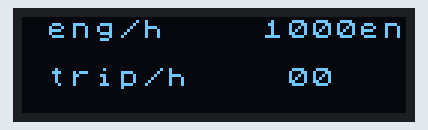
Bench run of a sketch on a simulated Arduino Uno, built with avr-gcc and run on an emulated ATmega328P. Shown: 128×32 one-colour display.

Above: at 0.63 s.

The sketch:

sketch_jul23a.ino
```cpp
#include <Wire.h>                // For TWI/I2C
#include <Adafruit_GFX.h>        // Some graphics functions
#include <Adafruit_SSD1306.h> // OLED driver
#include <U8x8lib.h>

char rawLine1[10];
char rawLine2[10];
int line1;
char line2[10];
char oldline1[10];
int engh = 1000;
int triph = 300;
int tmpC = 61;
int oilP = 21;

// U8x8 Contructor
U8X8_SSD1306_128X32_UNIVISION_SW_I2C u8x8(/* clock=*/ 8, /* data=*/ 9, /* reset=*/ U8X8_PIN_NONE);   // Adafruit Feather ESP8266/32u4 Boards + FeatherWing OLED

void setup(void)
{
  u8x8.begin();
  u8x8.setPowerSave(0);
  // Initialize I2C bus:
  Wire.begin(0x38);             // join i2c bus with address 38h
  Wire.onReceive(receiveEvent); // register event
}

void receiveEvent()
{
 engh++;
 triph++;
}

void loop() {

  u8x8.setFont(u8x8_font_chroma48medium8_r);
  u8x8.setCursor(1, 0);  u8x8.setFont(u8x8_font_chroma48medium8_r);
  u8x8.setCursor(1, 0);
  u8x8.print("eng/h");
  u8x8.setCursor(10, 0);
  u8x8.print(engh);

  u8x8.print("eng/h");
  u8x8.setCursor(10, 0);
  u8x8.print(engh);

  u8x8.setCursor(1, 2);
  u8x8.print("trip/h     ");
  u8x8.setCursor(10, 2);
  u8x8.print(triph);
  delay(300);
}
```
